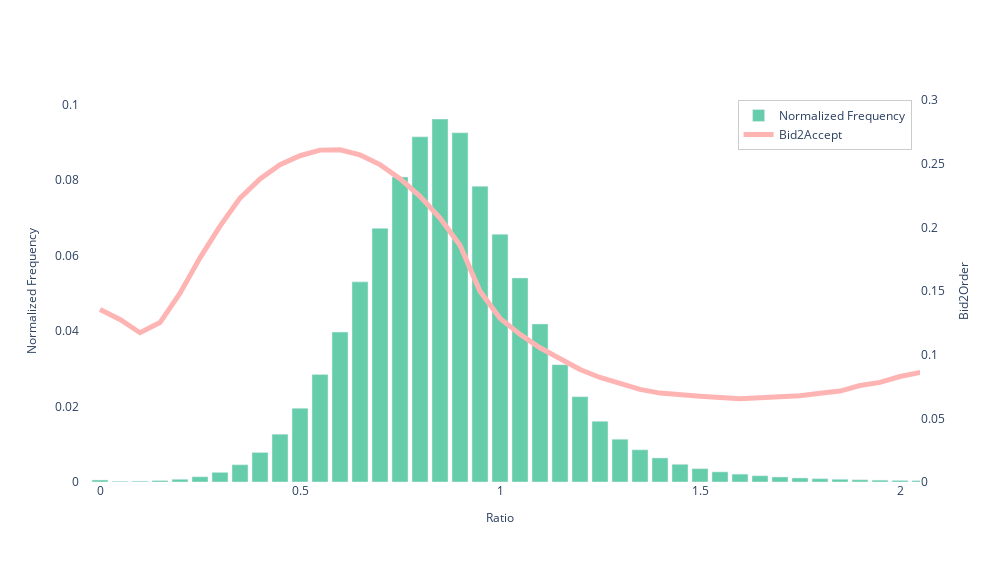

Notebook code cell kept with this figure:
### Code cell
import plotly.graph_objects as go

# Удаляем NaN значения
df = df.dropna(subset=['ratio_bin_start'])

# Создаем график
fig = go.Figure()

# Добавляем гистограмму
fig.add_trace(go.Bar(
    x=df['ratio_bin_start'],
    y=df['normalized_frequency'],
    name='Normalized Frequency',
    marker_color='#66CDAA',  # мятный цвет
    hovertemplate="Ratio: %{x:.2f}<br>Frequency: %{y:.6f}<extra></extra>"
))

# Добавляем линию bid2order на второй оси Y
fig.add_trace(go.Scatter(
    x=df['ratio_bin_start'],
    y=df['bid2accept'],
    name='Bid2Accept',
    marker_color='#FFB4B4',  # розовый цвет
    yaxis='y2',
    hovertemplate="Ratio: %{x:.2f}<br>Bid2Accept: %{y:.3f}<extra></extra>",
    line=dict(width=5)  # Увеличиваем толщину линии
))

# Настраиваем макет
fig.update_layout(
    title='',
    xaxis=dict(
        title='Ratio',
        range=[-0.05, 2.05],
        title_font=dict(size=12),
        tickfont=dict(size=12)
    ),
    yaxis=dict(
        title='Normalized Frequency',
        title_font=dict(size=12),
        tickfont=dict(size=12)
    ),
    yaxis2=dict(
        title='Bid2Order',
        overlaying='y',
        side='right',
        range=[0, 0.3],
        title_font=dict(size=12),
        tickfont=dict(size=12)
    ),
    showlegend=True,
    plot_bgcolor='white',
    legend=dict(
        yanchor="top",
        y=1.0,
        xanchor="right",
        x=0.99,
        bgcolor="rgba(255, 255, 255, 0.8)",  # полупрозрачный белый фон
        bordercolor="rgba(0, 0, 0, 0.2)",    # рамка
        borderwidth=1,
        font=dict(size=12)  
    ),
    margin=dict(t=100),  # увеличиваем верхний отступ для легенды
    hovermode='x unified',
    width=1000,  
    height=1000*9/16,
    title_font=dict(size=15)  # Увеличиваем размер шрифта заголовка
    # xaxis=dict(title_font=dict(size=12), tickfont=dict(size=14)),  # Увеличиваем размер шрифта оси X
    # yaxis=dict(title_font=dict(size=12), tickfont=dict(size=14)),  # Увеличиваем размер шрифта оси Y
    # yaxis2=dict(title_font=dict(size=16), tickfont=dict(size=14))  # Увеличиваем размер шрифта второй оси Y
)

# # Добавляем сетку
# fig.update_xaxes(showgrid=True, gridwidth=1, gridcolor='#E5E5E5')
# fig.update_yaxes(showgrid=True, gridwidth=1, gridcolor='#E5E5E5')

# Показываем график
fig.show()

### Figure 1 — Plotly figure (JSON) as saved in the notebook; plotly's stock layout.template omitted (floating-point values rounded to 4 significant figures; data arrays with more than 128 entries replaced by an {"elided": "..."} marker saying what was removed)
{"data": [{"hovertemplate": "Ratio: %{x:.2f}<br>Frequency: %{y:.6f}<extra></extra>", "marker": {"color": "#66CDAA"}, "name": "Normalized Frequency", "type": "bar", "x": {"elided": "2198 float values"}, "y": {"elided": "2198 float values"}}, {"hovertemplate": "Ratio: %{x:.2f}<br>Bid2Accept: %{y:.3f}<extra></extra>", "line": {"width": 5}, "marker": {"color": "#FFB4B4"}, "name": "Bid2Accept", "type": "scatter", "x": {"elided": "2198 float values"}, "y": {"elided": "2198 float values"}, "yaxis": "y2"}], "layout": {"height": 562.5, "hovermode": "x unified", "legend": {"bgcolor": "rgba(255, 255, 255, 0.8)", "bordercolor": "rgba(0, 0, 0, 0.2)", "borderwidth": 1, "font": {"size": 12}, "x": 0.99, "xanchor": "right", "y": 1, "yanchor": "top"}, "margin": {"t": 100}, "plot_bgcolor": "white", "showlegend": true, "title": {"font": {"size": 15}, "text": ""}, "width": 1000, "xaxis": {"range": [-0.05, 2.05], "tickfont": {"size": 12}, "title": {"font": {"size": 12}, "text": "Ratio"}}, "yaxis": {"tickfont": {"size": 12}, "title": {"font": {"size": 12}, "text": "Normalized Frequency"}}, "yaxis2": {"overlaying": "y", "range": [0, 0.3], "side": "right", "tickfont": {"size": 12}, "title": {"font": {"size": 12}, "text": "Bid2Order"}}}}
